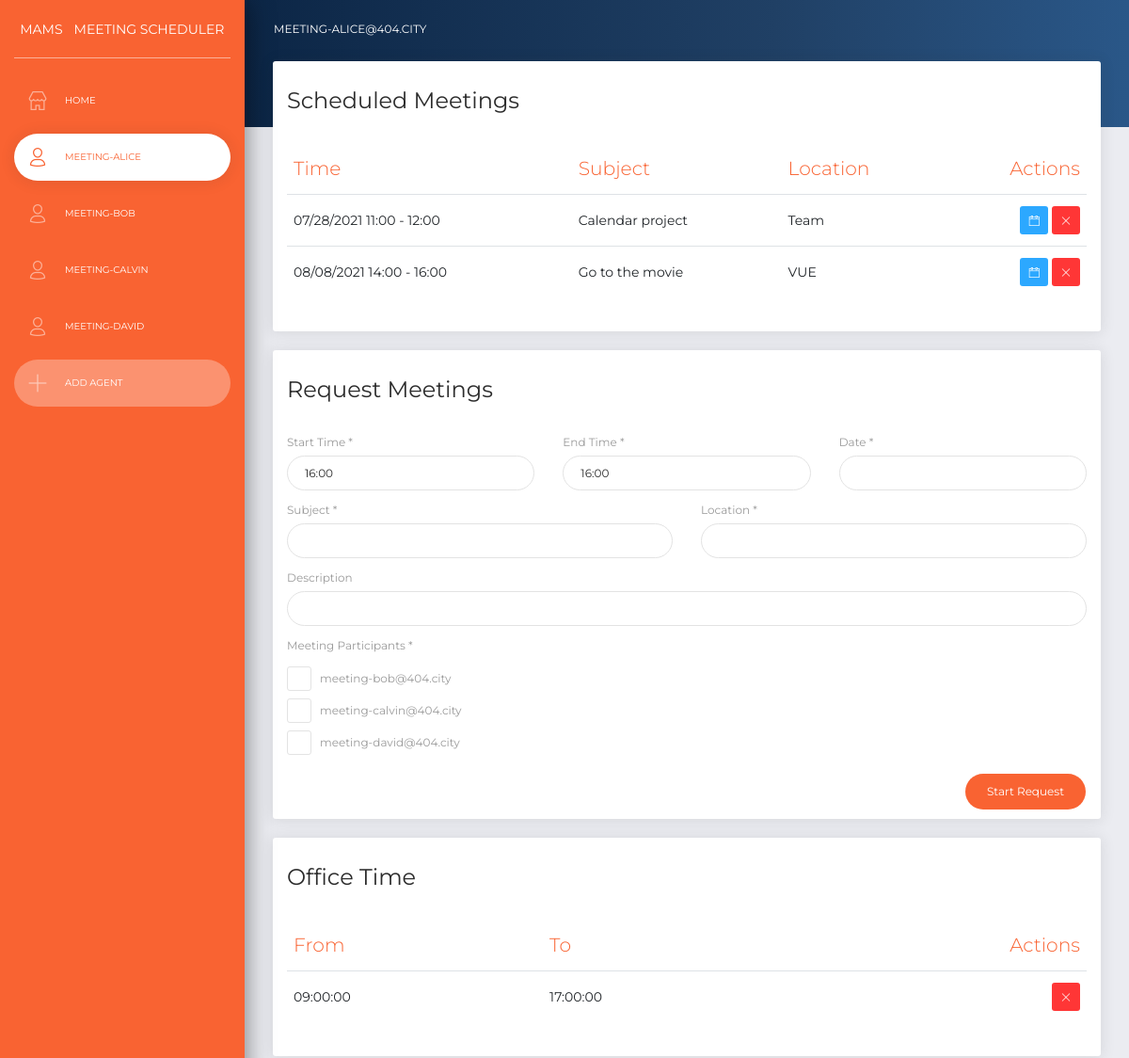
The app's page /agent/1 (upper part), older data.
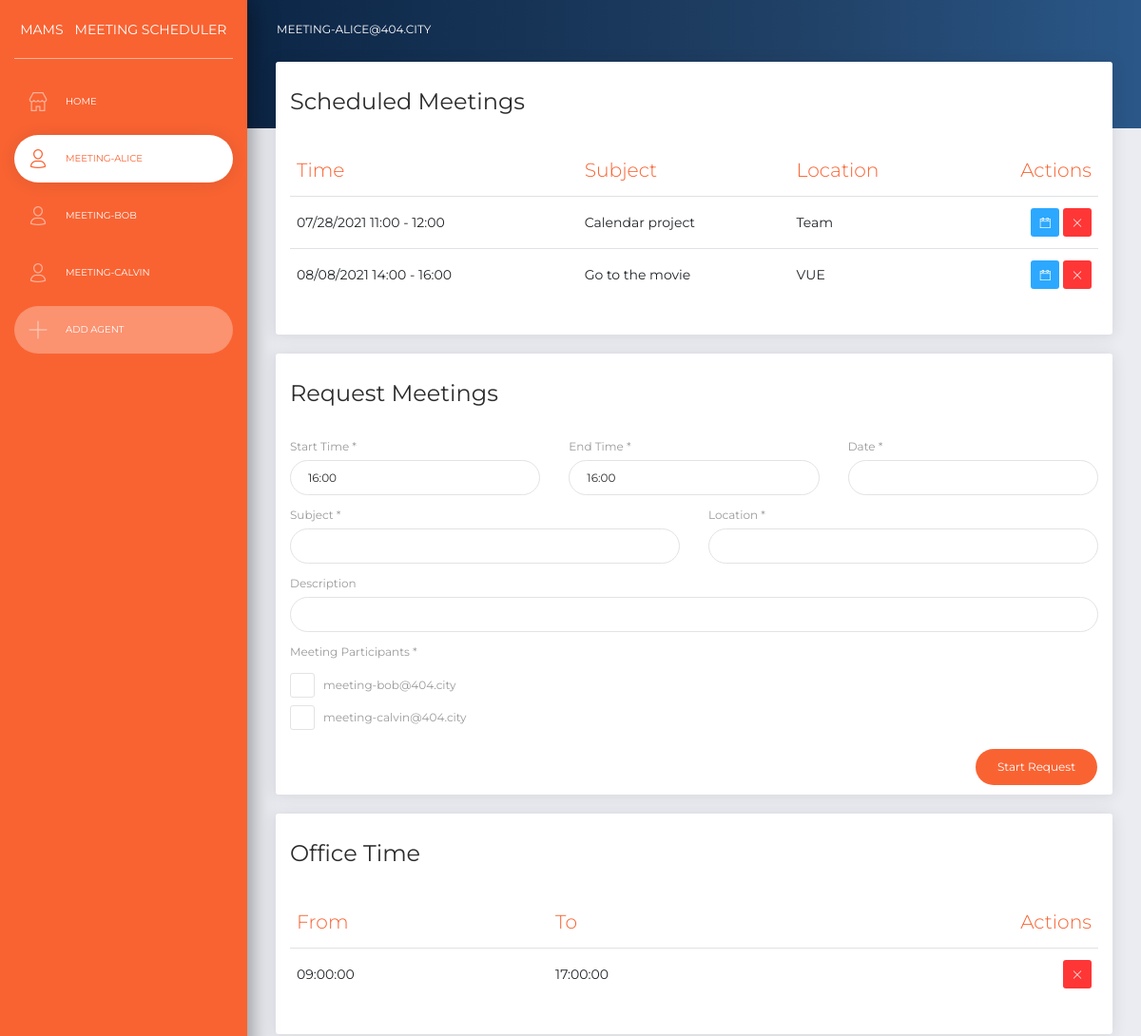
The same page, newer data.
### apps/models/models.py (models this page shows, shortened)
class AgentModel(db.Model):
    __tablename__ = 'agent'
    agent_id = db.Column(db.Integer, primary_key=True)
    email = db.Column(db.String(120), nullable=False)
    password = db.Column(db.String(120), nullable=False)
    offices = db.relationship('OfficeModel', backref='agent')
    preferences = db.relationship('PreferenceModel', backref='agent')
    meetings = db.relationship('ScheduleModel', back_populates='agent')

class MeetingModel(db.Model):
    __tablename__ = 'meeting'
    meeting_id = db.Column(db.Integer, primary_key=True)
    start_time = db.Column(db.DateTime, nullable=False)
    end_time = db.Column(db.DateTime, nullable=False)
    subject = db.Column(db.Text, nullable=False)
    location = db.Column(db.Text, nullable=False)
    description = db.Column(db.Text)
    agents = db.relationship('ScheduleModel', back_populates='meeting')

class OfficeModel(db.Model):
    __tablename__ = 'office'
    office_id = db.Column(db.Integer, primary_key=True)
    start_time = db.Column(db.Time, nullable=False)
    end_time = db.Column(db.Time, nullable=False)
    agent_id = db.Column(db.Integer, db.ForeignKey('agent.agent_id'))

### app.py (the view)
@app.route('/agent/<int:aid>', methods=['GET'])
def agent(aid):
    agents = AgentModel.query.all()
    agent = AgentModel.query.get(aid)
    others = AgentModel.query.filter(AgentModel.agent_id != agent.agent_id).all()
    mids = []
    for meeting in agent.meetings:
        mids.append(meeting.meeting_id)
    meetings = MeetingModel.query.filter(MeetingModel.meeting_id.in_(mids)).order_by(
        MeetingModel.start_time.asc()).all()
    if len(meetings) == 0:
        meetings = None
    offices = OfficeModel.query.filter(OfficeModel.agent_id == aid).order_by(OfficeModel.start_time.asc()).all()
    if len(offices) == 0:
        offices = None
    preferences = PreferenceModel.query.filter(PreferenceModel.agent_id == aid).order_by(PreferenceModel.is_local.asc(),
                                                                                         PreferenceModel.start_time.asc()).all()
    if len(preferences) == 0:
        preferences = None
    return render_template('agent.html', agents=agents, agent=agent
                           , others=others, meetings=meetings, offices=offices, preferences=preferences)

### app.py (called while the page is built)
@app.template_filter('split_name')
def split_name(email):
    return email.split('@')[0]

@app.template_filter('start_cut')
def start_cut(dt):
    return dt.strftime('%m/%d/%Y %H:%M')

@app.template_filter('end_cut')
def end_cut(dt):
    return dt.strftime('%H:%M')

### templates/agent.html (shortened to what this page needs)
{% extends "public.html" %}
{% block content %}
<nav class="navbar navbar-expand-lg navbar-transparent bg-primary navbar-absolute">
    <div class="container-fluid">
        <div class="navbar-wrapper">
            <a id="agent-id" agent-id="{{ agent.agent_id }}" class="navbar-brand" style="pointer-events: none">{{ agent.email }}</a>
        </div>
    </div>
</nav>
<div class="content" style="margin-top: -70px">
    <div class="row">
        <div class="col-md-12">
            <div class="card">
                <div class="card-header">
                    <h4 class="card-title">Scheduled Meetings</h4>
                </div>
                <div class="card-body">
                    <div class="table-responsive">
                        {% if meetings != None %}
                        <table class="table">
                            <thead class="text-primary">
                                <th>Time</th>
                                <th>Subject</th>
                                <th>Location</th>
                                <th class="text-right">Actions</th>
                            </thead>
                            <tbody>
                                {% for meeting in meetings %}
                                <tr>
                                    <td>{{ meeting.start_time | start_cut }} - {{ meeting.end_time | end_cut }}</td>
                                    <td>{{ meeting.subject }}</td>
                                    <td>{{ meeting.location }}</td>
                                    <td class="td-actions text-right">
                                        <button meeting-id="{{ meeting.meeting_id }}" type="button" rel="tooltip" class="btn btn-info btn-sm btn-icon meeting-detail">
                                            <i class="now-ui-icons ui-1_calendar-60"></i>
                                        </button>
                                        <button meeting-id="{{ meeting.meeting_id }}" type="button" rel="tooltip" class="btn btn-danger btn-sm btn-icon meeting-delete">
                                            <i class="now-ui-icons ui-1_simple-remove"></i>
                                        </button>
                                    </td>
                                </tr>
                                {% endfor %}
                            </tbody>
                        </table>
                        {% endif %}
                    </div>
                </div>
            </div>
        </div>
    </div>
    <div class="row">
        <div class="col-md-12">
            <div class="card">
                <div class="card-header">
                    <h4 class="card-title">Request Meetings</h4>
                </div>
                <div class="card-body">
                    <div class="row">
                        <div class="col-md-4">
                            <div class="form-group">
                                <label for="start-time">Start Time *</label>
                                <input type="text" class="form-control" id="start-time">
                            </div>
                        </div>
                        <div class="col-md-4">
                            <div class="form-group">
                                <label for="end-time">End Time *</label>
                                <input type="text" class="form-control" id="end-time">
                            </div>
                        </div>
                        <div class="col-md-4">
                            <div class="form-group">
                                <label for="date-picker">Date *</label>
                                <input type="text" class="form-control" id="date-picker">
                            </div>
                        </div>
                    </div>
                    <div class="row">
                        <div class="col-md-6">
                            <div class="form-group">
                                <label for="subject">Subject *</label>
                                <input type="text" class="form-control" id="subject">
                            </div>
                        </div>
                        <div class="col-md-6">
                            <div class="form-group">
                                <label for="location">Location *</label>
                                <input type="text" class="form-control" id="location">
                            </div>
                        </div>
                    </div>
                    <div class="row">
                        <div class="col-md-12">
                            <div class="form-group">
                                <label for="description">Description</label>
                                <input type="text" class="form-control" id="description">
                            </div>
                        </div>
                    </div>
                    <div class="row">
                        <div class="col-md-12">
                            <div class="form-group" id="guest-check">
                                <label>Meeting Participants *</label>
                                {% for other in others %}
                                <div class="form-check" style="padding-left: 0">
                                    <label class="form-check-label">
                                        {{ other.email }}
                                    </label>
                                </div>
                                {% endfor %}
                            </div>
                        </div>
                    </div>
                    <div class="row pull-right">
                        <div class="col-md-12">
                            <button id="request-meeting" class="btn btn-primary btn-round">Start Request</button>
                        </div>
                    </div>
                </div>
            </div>
        </div>
    </div>
    <div class="row">
        <div class="col-md-12">
            <div class="card">
                <div class="card-header">
                    <h4 class="card-title">Office Time</h4>
                </div>
                <div class="card-body">
                    <div class="table-responsive">
                        {% if offices != None %}
                        <table class="table">
                            <thead class="text-primary">
                                <th>From</th>
                                <th>To</th>
                                <th class="text-right">Actions</th>
                            </thead>
                            <tbody>
                                {% for office in offices %}
                                <tr>
                                    <td>{{ office.start_time }}</td>
                                    <td>{{ office.end_time }}</td>
                                    <td class="td-actions text-right">
                                        <button office-id="{{ office.office_id }}" type="button" rel="tooltip" class="btn btn-danger btn-sm btn-icon office-delete">
                                            <i class="now-ui-icons ui-1_simple-remove"></i>
                                        </button>
                                    </td>
                                </tr>
                                {% endfor %}
                            </tbody>
                        </table>
                        {% endif %}
                    </div>
                </div>
            </div>
        </div>
    </div>
</div>
{% endblock %}

### templates/public.html (shortened to what this page needs)
<!DOCTYPE html>
<html lang="en">
<head>
    <link rel="stylesheet" href="https://use.fontawesome.com/releases/v5.7.1/css/all.css">
    <link href="/css/bootstrap.min.css" rel="stylesheet">
    <link href="/css/now-ui-dashboard.css" rel="stylesheet">
    <link href="/css/bootstrap-datepicker.css" rel="stylesheet">
    <link href="/css/bootstrap-timepicker.css" rel="stylesheet">
</head>
<body>
    <div class="wrapper">
        <div class="sidebar" data-color="orange">
            <div class="logo">
                <a class="simple-text logo-mini" style="pointer-events: none; width: auto">MAMS</a>
                <a class="simple-text logo-normal" style="pointer-events: none">Meeting Scheduler</a>
            </div>
            <div class="sidebar-wrapper" id="sidebar-wrapper">
                <ul class="nav" id="agent-list">
                    <li {% if agent == None %} class="active" {% endif %}>
                        <a href="\">
                            <i class="now-ui-icons shopping_shop"></i>
                            <p>Home</p>
                        </a>
                    </li>
                    {% for item in agents %}
                    <li {% if agent != None %}{% if item.agent_id == agent.agent_id %} class="active" {% endif %}{% endif %}>
                        <a href="/agent/{{ item.agent_id }}">
                            <i class="now-ui-icons users_single-02"></i>
                            <p>{{ item.email | split_name }}</p>
                        </a>
                    </li>
                    {% endfor %}
                    <li>
                        <a id="agent-add" style="background: rgba(255,255,255,0.3)">
                            <i class="now-ui-icons ui-1_simple-add"></i>
                            <p>Add Agent</p>
                        </a>
                    </li>
                </ul>
            </div>
        </div>
        <div class="main-panel" id="main-panel">
            {% block content %}
            {% endblock %}
        </div>
    </div>
</body>
</html>

Row changes from the older to the newer data that the page shows:
removed AgentModel: email|split_name "MEETING-DAVID", email "meeting-david@404.city"
